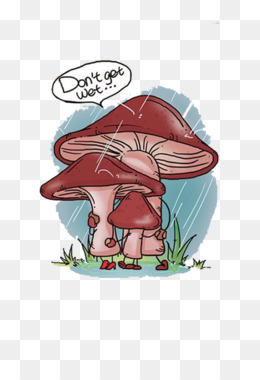
#> input picture PYTHON/NOTEBOOK-JUPYTER/imagen/nose.jpg, 260 x 380 px; the run also reads 1 picture not shown here
$ jupyter execute --allow-errors opencv.ipynb
#> lines starting #> are read from the running program, lines starting #| are printed output that depends on the picture
<center><span style="color:red; font-size:30px">OPENCV</span></center>

<div class=text-justify>
<ol>
<li>Importar la libreria opencv</li>
import cv2

<li>Ruta realtiva o absoluta del archivo que contiene la imagen</li>
img = cv2.imread('imagen/letra_color.bmp')

<li>Carga una imagen en color. Se descuidará cualquier transparencia de la imagen. Es la bandera predeterminada.</li>
cv2.IMREAD_COLOR

<li>Carga la imagen en modo escala de grises.</li>
cv2.IMREAD_GRAYSCALE

<li>Carga la imagen como tal, incluido el canal alfa.</li>
cv2.IMREAD_UNCHANGED:

<li>'Imagen Color' es el nombre de la ventana donde se muestra la imagen, img es la imagen que se mostrará en la ventana.</li>
cv2.imshow('Imagen Color',img)

<li>Espera hasta que se presiona una tecla</li>
cv2.waitKey(0)

<li>Destruye la ventana que muestra la imagen</li>
cv2.destroyAllWindows()
</ol>
</div><br>

[cell 1]
import cv2

img = cv2.imread('imagen/letra_blanco_negro.bmp',cv2.IMREAD_UNCHANGED)
cv2.imshow('Imagen Blanco Negro',img)
print(img)
#| None
#> (the rest of this cell did not finish here and is left out)

[cell 2]
import cv2

img = cv2.imread('imagen/letra_gris.bmp',cv2.IMREAD_GRAYSCALE)
cv2.imshow('Imagen Gris',img)
print(img)
#| [[255 255 255 255 255 255 255 255 255 255]
#|  [255  36   0  36 128   0   0 128   0 255]
#|  [255  92 255 255 255 255 255 255   0 255]
#|  [255   0 255 255 255 255 255 255  92 255]
#|  [255   0 255 255 255 255 255 255   0 255]
#|  [255  92   0 100  36 255  36   0  92 255]
#|  [255   0 255 255 255 255 255 255   0 255]
#|  [255   0 255 255 255 255 255 255   0 255]
#|  [255 128 255 255 255 255 255 255  92 255]
#|  [255 255 255 255 255 255 255 255 255 255]]
#> (the rest of this cell did not finish here and is left out)

[cell 3]
import cv2

img = cv2.imread('imagen/letra_color.bmp',cv2.IMREAD_COLOR)

#> (the rest of this cell did not finish here and is left out)

[cell 4]
import cv2
import numpy as np

img = cv2.imread('imagen/nose.jpg',cv2.IMREAD_COLOR)
#> img is the input picture: shape (380, 260, 3); mean B, G, R 211.8, 212.1, 219

imagenR = np.copy(img)


imagenR[:,:,1] = 0
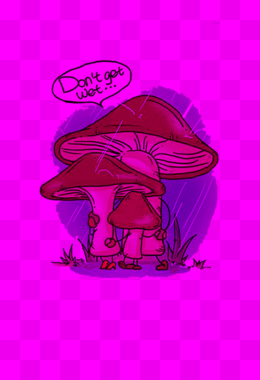
#> imagenR: shape (380, 260, 3); mean B, G, R 211.8, 0, 219
imagenR[:,:,0] = 0
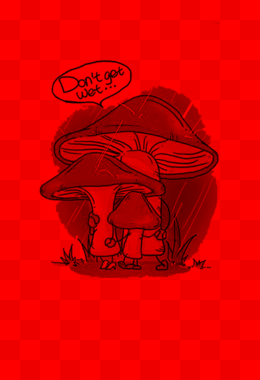
#> imagenR: shape (380, 260, 3); mean B, G, R 0, 0, 219

cv2.namedWindow('R', cv2.WINDOW_AUTOSIZE)

cv2.imshow('R',imagenR)

#> (the rest of this cell did not finish here and is left out)
